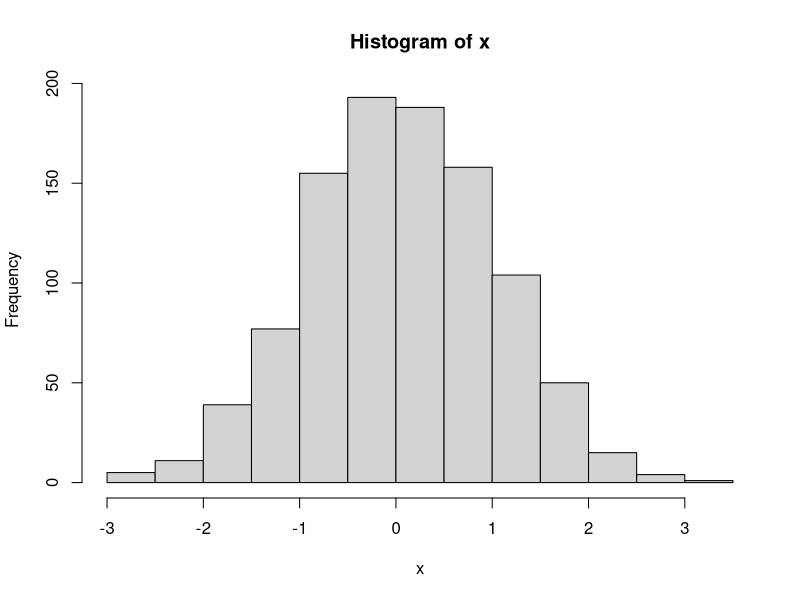
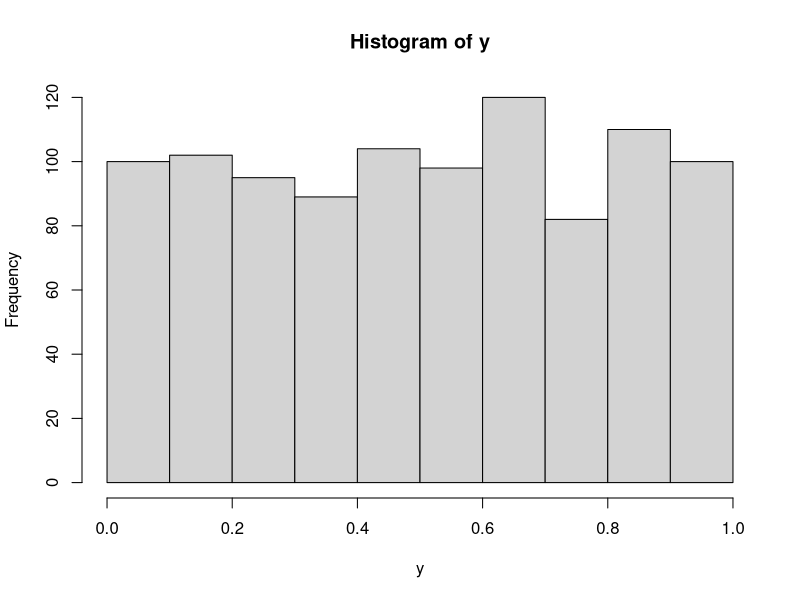

Reproduce these figures in R, in order.
## ---- chunk 1
x <- rnorm(1000)
hist(x)

y <- runif(1000)
hist(y)
## ---- chunk 2
set.seed(1)
rnorm(5)
rnorm(10)

set.seed(1)
rnorm(5)
## ---- chunk 3
x <- rnorm(1000)
shapiro.test(x)

z <- rexp(1000)
shapiro.test(z)
